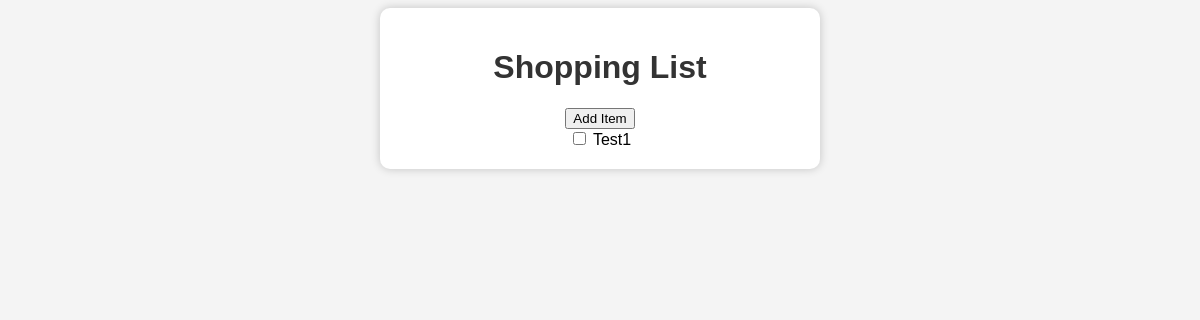
/test/, run on an earlier commit of the app's database.
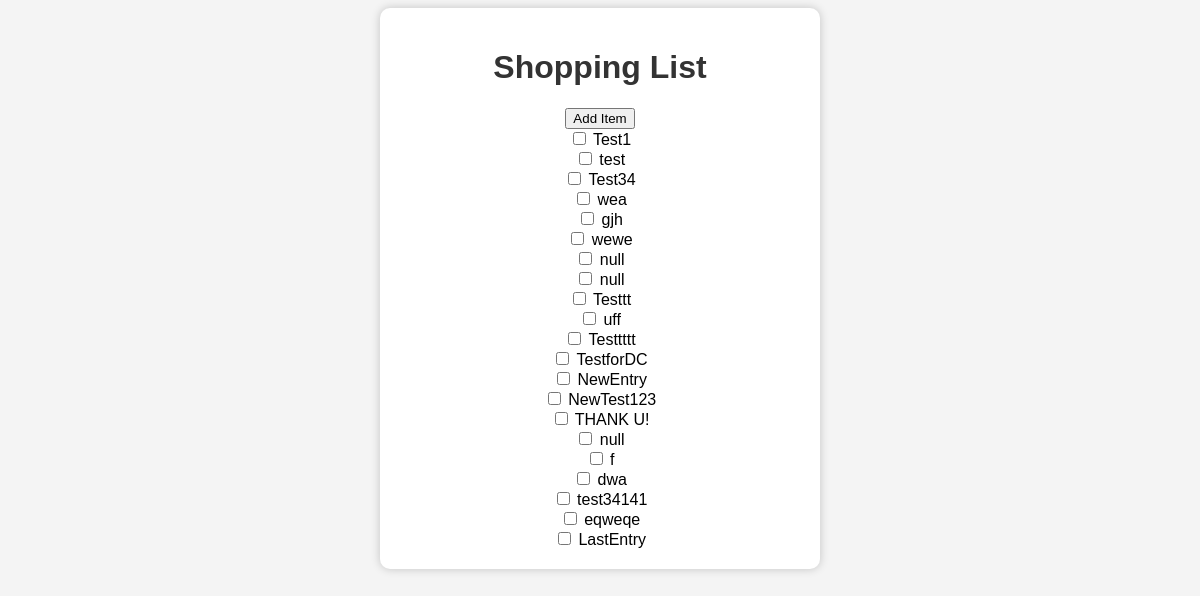
And on a later commit of the database.
### mylist/models.py (models this page shows)
class ShoppingItem(models.Model):
    created_at = models.DateField(default=date.today)
    name = models.CharField(max_length=200)
    done = models.BooleanField(default=False)

### mylist/views.py (the view)
# urls.py: path('test/', mytest),
def mytest(request):
    if request.method == 'POST':
        print('receivedData: ', request.POST['itemName']) #daten vom frontend zum Backend Übergeben
        ShoppingItem.objects.create(name = request.POST['itemName'])
    if request.method == 'GET':
        print('Data sent: ')
    all_items = ShoppingItem.objects.all()
    return render(request, 'test.html', {'all_items': all_items})

### mylist/templates/test.html (shortened to what this page needs)
<!DOCTYPE html>
<html>
  <head>
  </head>
  <body>
    <div class="container">
      <h1>Shopping List</h1>
      <button onclick="addItem()">Add Item</button>
      {% for row in all_items %}
      <div class="list-item"><input type="checkbox" /> {{ row.name }}</div>
      {% endfor %}
    </div>
  </body>
</html>

### mylist/templates/test.html (style rules this page uses)
body { font-family: Arial, sans-serif; background-color: #f4f4f4; text-align: center; }
.container { max-width: 400px; margin: 0 auto; background-color: #fff; padding: 20px; border-radius: 10px; box-shadow: 0 0 10px rgba(0, 0, 0, 0.2); }
h1 { color: #333; }

What changed in the data, as far as the page shows it:
added ShoppingItem: name "test"
added ShoppingItem: name "Test34"
added ShoppingItem: name "wea"
added ShoppingItem: name "gjh"
added ShoppingItem: name "wewe"
added ShoppingItem: name "null"
added ShoppingItem: name "null"
added ShoppingItem: name "Testtt"
added ShoppingItem: name "uff"
added ShoppingItem: name "Testtttt"
added ShoppingItem: name "TestforDC"
added ShoppingItem: name "NewEntry"
added ShoppingItem: name "NewTest123"
added ShoppingItem: name "THANK U!"
added ShoppingItem: name "null"
added ShoppingItem: name "f"
added ShoppingItem: name "dwa"
added ShoppingItem: name "test34141"
added ShoppingItem: name "eqweqe"
added ShoppingItem: name "LastEntry"
